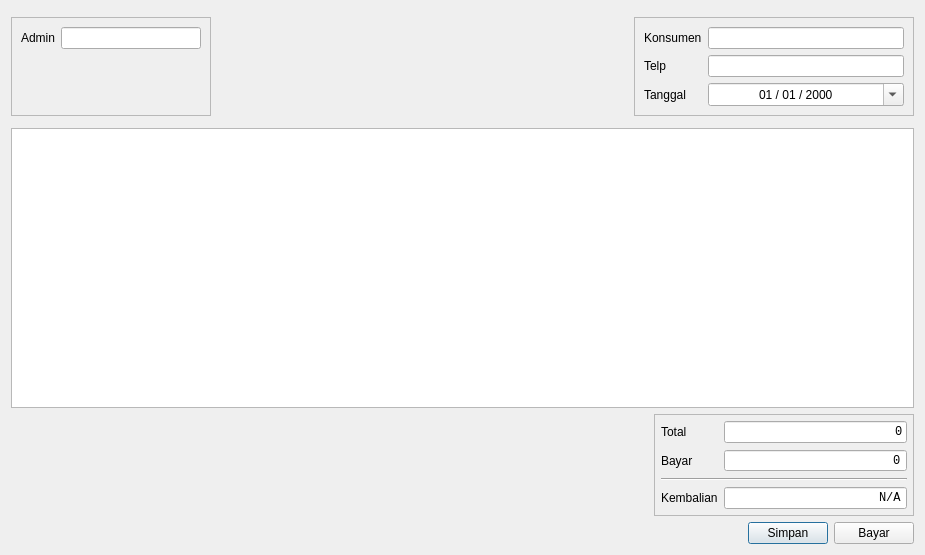
<?xml version="1.0" encoding="UTF-8"?>
<ui version="4.0">
 <class>CreateInvoiceDialog</class>
 <widget class="QDialog" name="CreateInvoiceDialog">
  <property name="geometry">
   <rect>
    <x>0</x>
    <y>0</y>
    <width>925</width>
    <height>555</height>
   </rect>
  </property>
  <property name="windowTitle">
   <string>Create Invoice</string>
  </property>
  <layout class="QVBoxLayout" name="verticalLayout">
   <item>
    <layout class="QHBoxLayout" name="horizontalLayout">
     <property name="leftMargin">
      <number>0</number>
     </property>
     <property name="topMargin">
      <number>6</number>
     </property>
     <property name="rightMargin">
      <number>0</number>
     </property>
     <property name="bottomMargin">
      <number>6</number>
     </property>
     <item>
      <widget class="QFrame" name="leftHeadLayout">
       <property name="maximumSize">
        <size>
         <width>200</width>
         <height>16777215</height>
        </size>
       </property>
       <property name="frameShape">
        <enum>QFrame::Shape::StyledPanel</enum>
       </property>
       <layout class="QFormLayout" name="formLayout_2">
        <item row="0" column="0">
         <widget class="QLabel" name="adminLabel">
          <property name="text">
           <string>Admin</string>
          </property>
         </widget>
        </item>
        <item row="0" column="1">
         <widget class="QLineEdit" name="adminLineEdit"/>
        </item>
       </layout>
      </widget>
     </item>
     <item>
      <spacer name="horizontalSpacer">
       <property name="orientation">
        <enum>Qt::Orientation::Horizontal</enum>
       </property>
       <property name="sizeHint" stdset="0">
        <size>
         <width>40</width>
         <height>20</height>
        </size>
       </property>
      </spacer>
     </item>
     <item>
      <widget class="QFrame" name="frame">
       <property name="maximumSize">
        <size>
         <width>280</width>
         <height>16777215</height>
        </size>
       </property>
       <property name="frameShape">
        <enum>QFrame::Shape::StyledPanel</enum>
       </property>
       <layout class="QFormLayout" name="formLayout">
        <item row="0" column="0">
         <widget class="QLabel" name="konsumenLabel">
          <property name="text">
           <string>Konsumen</string>
          </property>
         </widget>
        </item>
        <item row="0" column="1">
         <widget class="QLineEdit" name="customerLineEdit"/>
        </item>
        <item row="1" column="0">
         <widget class="QLabel" name="konsumenLabel_2">
          <property name="text">
           <string>Telp</string>
          </property>
         </widget>
        </item>
        <item row="1" column="1">
         <widget class="QLineEdit" name="customerPhoneLineEdit"/>
        </item>
        <item row="2" column="0">
         <widget class="QLabel" name="tanggalLabel">
          <property name="text">
           <string>Tanggal</string>
          </property>
         </widget>
        </item>
        <item row="2" column="1">
         <widget class="QDateEdit" name="tanggalDateEdit">
          <property name="alignment">
           <set>Qt::AlignmentFlag::AlignCenter</set>
          </property>
          <property name="displayFormat">
           <string>dd / MM / yyyy</string>
          </property>
          <property name="calendarPopup">
           <bool>true</bool>
          </property>
         </widget>
        </item>
       </layout>
      </widget>
     </item>
    </layout>
   </item>
   <item>
    <widget class="QTableView" name="notaTable">
     <property name="contextMenuPolicy">
      <enum>Qt::ContextMenuPolicy::ActionsContextMenu</enum>
     </property>
     <property name="horizontalScrollBarPolicy">
      <enum>Qt::ScrollBarPolicy::ScrollBarAlwaysOff</enum>
     </property>
     <property name="alternatingRowColors">
      <bool>true</bool>
     </property>
     <property name="selectionBehavior">
      <enum>QAbstractItemView::SelectionBehavior::SelectRows</enum>
     </property>
     <property name="verticalScrollMode">
      <enum>QAbstractItemView::ScrollMode::ScrollPerPixel</enum>
     </property>
     <property name="horizontalScrollMode">
      <enum>QAbstractItemView::ScrollMode::ScrollPerPixel</enum>
     </property>
     <attribute name="horizontalHeaderStretchLastSection">
      <bool>true</bool>
     </attribute>
     <attribute name="verticalHeaderVisible">
      <bool>false</bool>
     </attribute>
     <attribute name="verticalHeaderMinimumSectionSize">
      <number>20</number>
     </attribute>
     <attribute name="verticalHeaderDefaultSectionSize">
      <number>22</number>
     </attribute>
    </widget>
   </item>
   <item>
    <layout class="QHBoxLayout" name="horizontalLayout_2">
     <item>
      <spacer name="horizontalSpacer_2">
       <property name="orientation">
        <enum>Qt::Orientation::Horizontal</enum>
       </property>
       <property name="sizeHint" stdset="0">
        <size>
         <width>40</width>
         <height>20</height>
        </size>
       </property>
      </spacer>
     </item>
     <item>
      <widget class="QFrame" name="sumFrame">
       <property name="maximumSize">
        <size>
         <width>260</width>
         <height>16777215</height>
        </size>
       </property>
       <property name="autoFillBackground">
        <bool>true</bool>
       </property>
       <property name="frameShape">
        <enum>QFrame::Shape::StyledPanel</enum>
       </property>
       <property name="frameShadow">
        <enum>QFrame::Shadow::Plain</enum>
       </property>
       <layout class="QFormLayout" name="formLayout_3">
        <property name="leftMargin">
         <number>6</number>
        </property>
        <property name="topMargin">
         <number>6</number>
        </property>
        <property name="rightMargin">
         <number>6</number>
        </property>
        <property name="bottomMargin">
         <number>6</number>
        </property>
        <item row="0" column="0">
         <widget class="QLabel" name="label">
          <property name="text">
           <string>Total</string>
          </property>
         </widget>
        </item>
        <item row="1" column="0">
         <widget class="QLabel" name="label_2">
          <property name="text">
           <string>Bayar</string>
          </property>
         </widget>
        </item>
        <item row="3" column="0">
         <widget class="QLabel" name="cashBackLabel">
          <property name="minimumSize">
           <size>
            <width>56</width>
            <height>0</height>
           </size>
          </property>
          <property name="text">
           <string>Kembalian</string>
          </property>
         </widget>
        </item>
        <item row="2" column="0" colspan="2">
         <widget class="Line" name="line">
          <property name="orientation">
           <enum>Qt::Orientation::Horizontal</enum>
          </property>
         </widget>
        </item>
        <item row="3" column="1">
         <widget class="QLineEdit" name="kembalianLineEdit">
          <property name="font">
           <font>
            <family>Consolas</family>
           </font>
          </property>
          <property name="text">
           <string>N/A</string>
          </property>
          <property name="alignment">
           <set>Qt::AlignmentFlag::AlignRight|Qt::AlignmentFlag::AlignTrailing|Qt::AlignmentFlag::AlignVCenter</set>
          </property>
          <property name="readOnly">
           <bool>true</bool>
          </property>
         </widget>
        </item>
        <item row="0" column="1">
         <widget class="QLineEdit" name="totalLineEdit">
          <property name="font">
           <font>
            <family>Consolas</family>
           </font>
          </property>
          <property name="text">
           <string>0</string>
          </property>
          <property name="alignment">
           <set>Qt::AlignmentFlag::AlignRight|Qt::AlignmentFlag::AlignTrailing|Qt::AlignmentFlag::AlignVCenter</set>
          </property>
          <property name="readOnly">
           <bool>true</bool>
          </property>
          <property name="totalValue" stdset="0">
           <number>0</number>
          </property>
         </widget>
        </item>
        <item row="1" column="1">
         <widget class="QSpinBox" name="spinBoxBayar">
          <property name="font">
           <font>
            <family>Consolas</family>
           </font>
          </property>
          <property name="alignment">
           <set>Qt::AlignmentFlag::AlignRight|Qt::AlignmentFlag::AlignTrailing|Qt::AlignmentFlag::AlignVCenter</set>
          </property>
          <property name="buttonSymbols">
           <enum>QAbstractSpinBox::ButtonSymbols::NoButtons</enum>
          </property>
          <property name="accelerated">
           <bool>true</bool>
          </property>
          <property name="showGroupSeparator" stdset="0">
           <bool>true</bool>
          </property>
          <property name="maximum">
           <number>100000000</number>
          </property>
          <property name="singleStep">
           <number>1000</number>
          </property>
         </widget>
        </item>
       </layout>
      </widget>
     </item>
    </layout>
   </item>
   <item>
    <layout class="QHBoxLayout" name="horizontalLayout_3">
     <item>
      <spacer name="horizontalSpacer_3">
       <property name="orientation">
        <enum>Qt::Orientation::Horizontal</enum>
       </property>
       <property name="sizeHint" stdset="0">
        <size>
         <width>40</width>
         <height>20</height>
        </size>
       </property>
      </spacer>
     </item>
     <item>
      <widget class="QPushButton" name="simpanButton">
       <property name="text">
        <string>Simpan</string>
       </property>
      </widget>
     </item>
     <item>
      <widget class="QPushButton" name="bayarButton">
       <property name="text">
        <string>Bayar</string>
       </property>
      </widget>
     </item>
    </layout>
   </item>
  </layout>
  <action name="tableActionInsert">
   <property name="text">
    <string>&amp;Insert</string>
   </property>
   <property name="toolTip">
    <string>Tambahkan Order</string>
   </property>
   <property name="shortcut">
    <string>Ctrl+I</string>
   </property>
   <property name="menuRole">
    <enum>QAction::MenuRole::NoRole</enum>
   </property>
  </action>
  <action name="tableActionDelete">
   <property name="enabled">
    <bool>false</bool>
   </property>
   <property name="text">
    <string>&amp;Remove</string>
   </property>
   <property name="toolTip">
    <string>Hapus order terpilih</string>
   </property>
   <property name="shortcut">
    <string>Del</string>
   </property>
   <property name="menuRole">
    <enum>QAction::MenuRole::NoRole</enum>
   </property>
  </action>
 </widget>
 <resources/>
 <connections/>
</ui>
